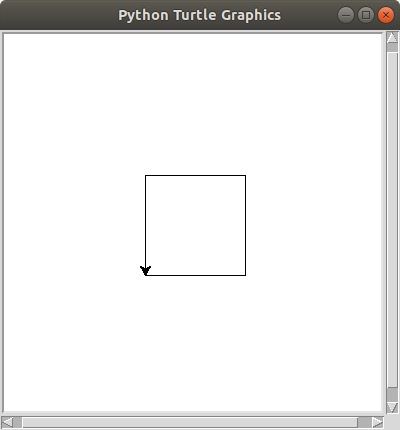

Here is the Python script that generated this plot:
from turtle import *

setup(400,400,200,200)
screensize(400,400)

penup()
right(90)
forward(50)
right(90)
forward(50)
right(180)
pendown()
forward(100)
left(90)
forward(100)
left(90)
forward(100)
left(90)
forward(100)
done()
